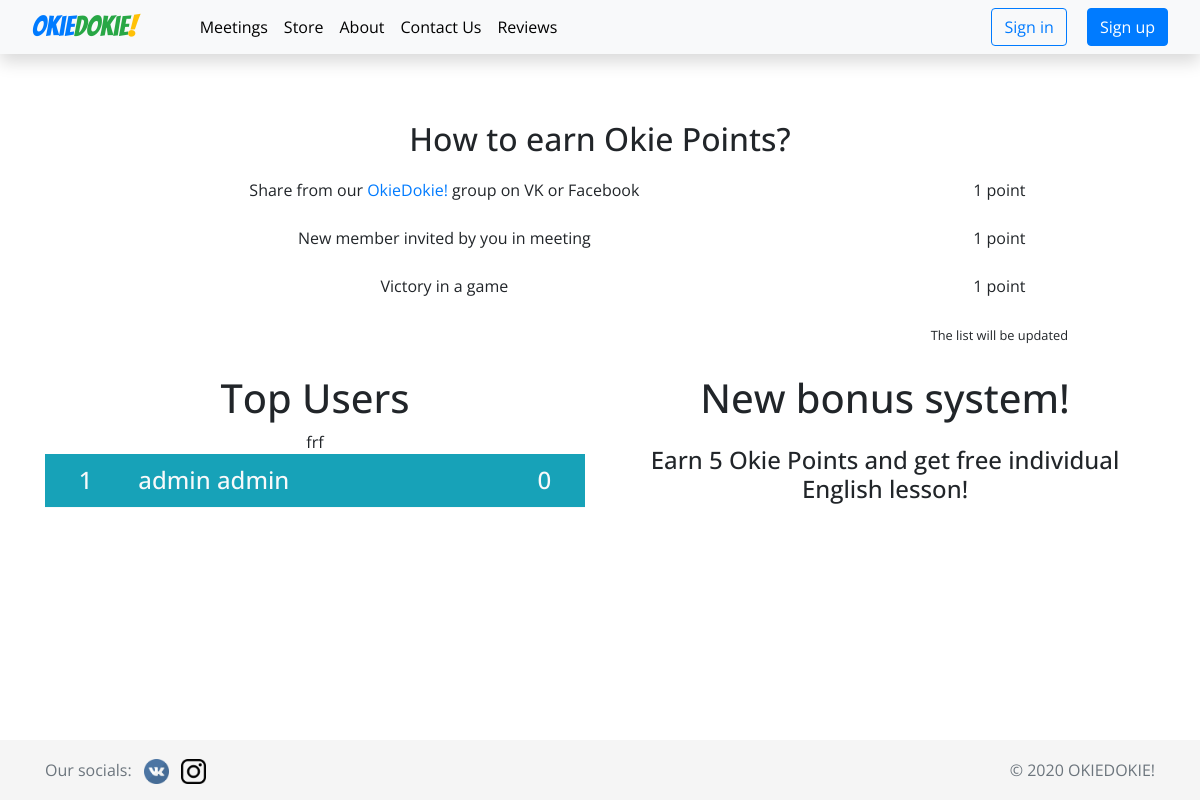
The app's page /okiepoints with its own data.
### okiedokie/models.py (models this page shows, shortened)
class User(db.Model, UserMixin):
    id = db.Column(db.Integer, primary_key=True)
    email = db.Column(db.String(120), unique=True, nullable=False)
    first_name = db.Column(db.String(20), nullable=False)
    last_name = db.Column(db.String(20), nullable=False)
    age = db.Column(db.Integer, nullable=False)
    password = db.Column(db.String(60), nullable=False)
    image_file = db.Column(db.String(20), nullable=False, default='default.png')
    points = db.Column(db.Integer, default=0)
    paid_classes = db.Column(db.Integer, default=1)
    attended_classes = db.Column(db.Integer, default=0)
    confirmed = db.Column(db.Boolean, nullable=False, default=False)
    is_admin = db.Column(db.Boolean, default=False)
    reviews = db.relationship('Reviews', backref='author', lazy=True)
    signed_users = db.relationship('Events', secondary=signed_users, lazy='subquery',
        backref=db.backref('signed_users', lazy=True))

### okiedokie/main/routes.py (the view)
@main.route('/okiepoints')
def okiepoints():
    top_users = User.query.order_by(User.points.desc()).limit(5).all()
    return render_template('okiepoints.html', top_users=top_users)

### okiedokie/templates/okiepoints.html (shortened to what this page needs)
{% extends 'base.html' %}
{% block body %}
<div class="container mt-5 text-center">
    <p class="h2 ">How to earn Okie Points?</p>
    <table class="table">
        <tbody>
        <tr>
            <td>Share from our <a href="https://vk.com/public195995603">OkieDokie!</a> group on VK or Facebook</td>
            <td>1 point</td>
        </tr>
        <tr>
            <td>New member invited by you in meeting</td>
            <td>1 point</td>
        </tr>
        <tr>
            <td>Victory in a game</td>
            <td>1 point</td>
        </tr>
        <tr>
            <td></td>
            <td><small>The list will be updated</small></td>
        </tr>
        </tbody>
    </table>
    <div class="row">
        <div class="col">
            <table class="table">
                <thead>
                <div class="mb-2 h1">Top Users</div>
                </thead>
                {% for user in top_users %}
                <tr class="bg-info rounded text-light border-bottom border-light h4">
           frf         <td>{{ loop.index }}</td>
                    <td class="h4 text-left">{{ user.first_name }} {{ user.last_name }}</td>
                    <td class="h4">{{ user.points }}</td>
                </tr>
                {% endfor %}
            </table>
        </div>
        <div class="col">
            <p class="h1">New bonus system!</p>
            <p class="h4 mt-4">Earn 5 Okie Points and get free individual English lesson!</p>
        </div>
    </div>
</div>
{% endblock body %}

### okiedokie/static/css/styles.css (style rules this page uses)
html { position: relative; min-height: 100%; }
body { font-family: 'Open Sans', sans-serif; margin-bottom: 60px; min-height: 30rem; padding-top: 4.5rem; }
table tr, table tr td, .table td { border-top: none; }

### records on screen
User: first_name "admin", last_name "admin", points "0"
